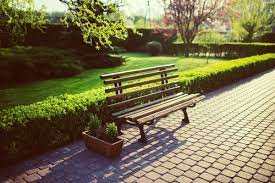
#> input picture photos/park.jpg, 275 x 183 px, found by its file name
$ python basic.py
#> lines starting #> are read from the running program, lines starting #| are printed output that depends on the picture; after the words box and inside, x2 and y2 are one past the last pixel; in counts of white or black regions, pixels touching at a corner belong together
import cv2 as cv

img = cv.imread('Photos/park.jpg')
#> img is the input picture: shape (183, 275, 3); mean B, G, R 79.1, 113.6, 122.2

cv.imshow('Park', img)

# Converting to grayscale from BGR
gray = cv.cvtColor(img, cv.COLOR_BGR2GRAY)
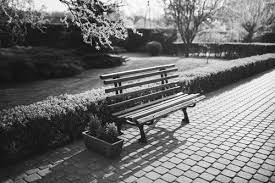
#> gray: shape (183, 275); min 2, max 253, mean 112.2
cv.imshow('Gray', gray)


# Blur modification used to enhance or fix defects in  an image as an example of one use.
# increase the blur effect by increasing the kernal size. (7,7) is much more blurry than (3,3)
blur = cv.GaussianBlur(img, (7,7), cv.BORDER_DEFAULT)
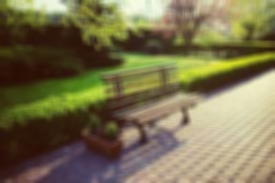
#> blur: shape (183, 275, 3); mean B, G, R 79.1, 113.6, 122.2
cv.imshow('Blur', blur)

# Edge Cascade
canny = cv.Canny(img, 125, 255)
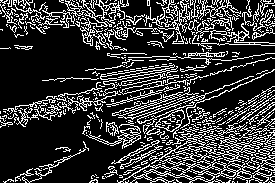
#> canny: shape (183, 275); 22.2% white in thin lines or dots
cv.imshow('Canny Edges', canny)

# we can also pass in previously modified files such as "blur" and this can hide some of the finer details in the canny edge image


# canny = cv.Canny(blur, 125, 255)
# cv.imshow('Canny', canny)


# dilating the images
dilated = cv.dilate(canny, (7,7), iterations=3)
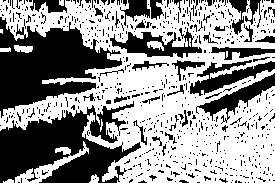
#> dilated: shape (183, 275); 57.2% white; 697 black regions (656 under 20 px), largest, box (x1, y1, x2, y2) and area: (0, 101, 141, 183) 6422, (0, 17, 122, 118) 6299, (190, 60, 275, 96) 1167
cv.imshow('Dilated', dilated)

# Eroding: used to restore an image after, for example, dilation.
eroded = cv.erode(dilated, (7,7), iterations=3)
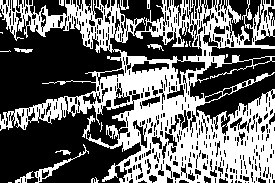
#> eroded: shape (183, 275); 41.3% white; 22 white regions (12 under 20 px), largest, box (x1, y1, x2, y2) and area: (0, 0, 275, 183) 20110, (34, 144, 89, 183) 242, (15, 171, 34, 183) 85
cv.imshow('Eroded', eroded)

# Resize, when you set the dsize it ignores the aspect ratio, interpolation is helpful when shrinking down
# to a size smaller than original dimensions, when resizing to larger than the original dimensions you would benefit
# from cv.INTER_CUBIC or cv.INTER_LINEAR, cubic is the slowest but best image quality
resized = cv.resize(img, (500,500), interpolation=cv.INTER_AREA)
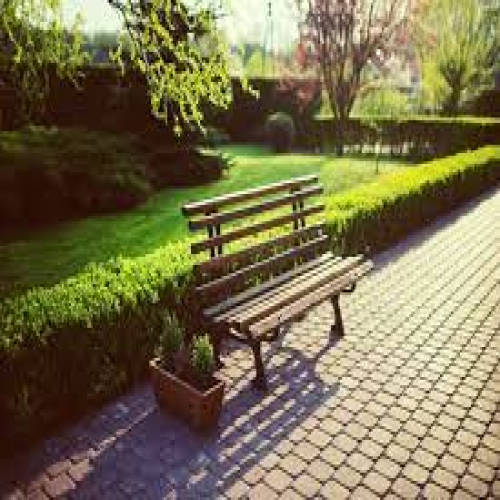
#> resized: shape (500, 500, 3); mean B, G, R 79.1, 113.6, 122.1
cv.imshow('Resized', resized)

# cropping: crop an image using array slicing
cropped = img[60:150, 100:200]
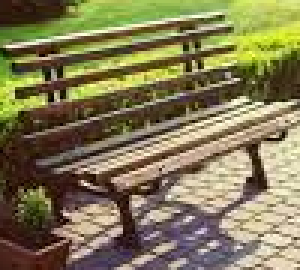
#> cropped: shape (90, 100, 3) (shown 3 times larger); mean B, G, R 84.5, 121.7, 130.5
cv.imshow('Cropped', cropped)


cv.waitKey(0)

$ run again, with photos/faces.jpg copied over photos/park.jpg
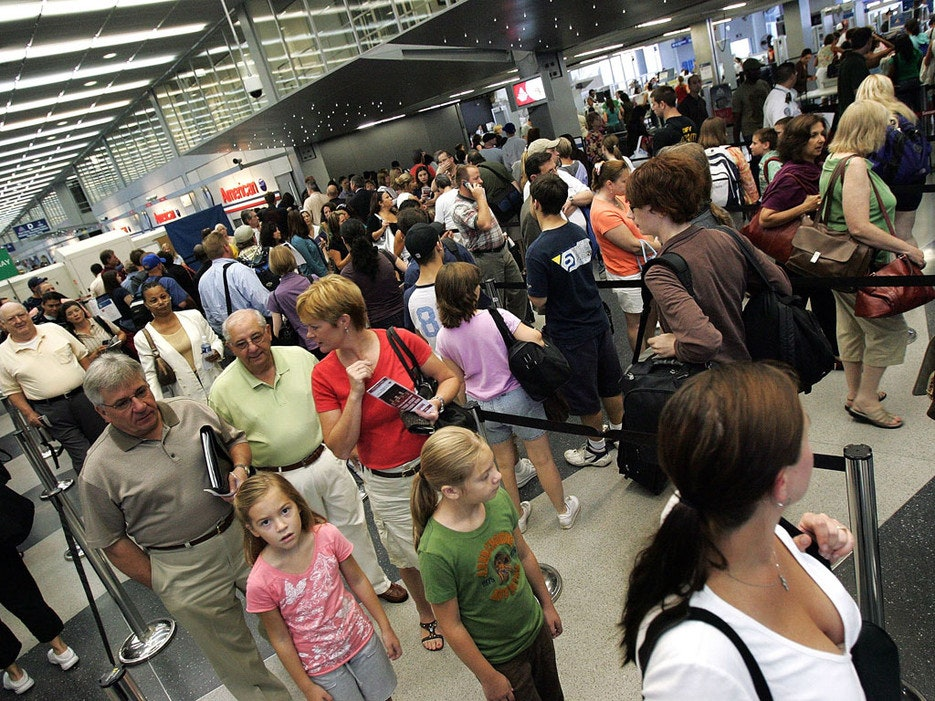
#> input picture photos/faces.jpg, 935 x 701 px, found by its file name
#> img is the input picture: shape (701, 935, 3); mean B, G, R 87.2, 97.6, 106.9
#> `canny = cv.Canny(img, 125, 255)`:
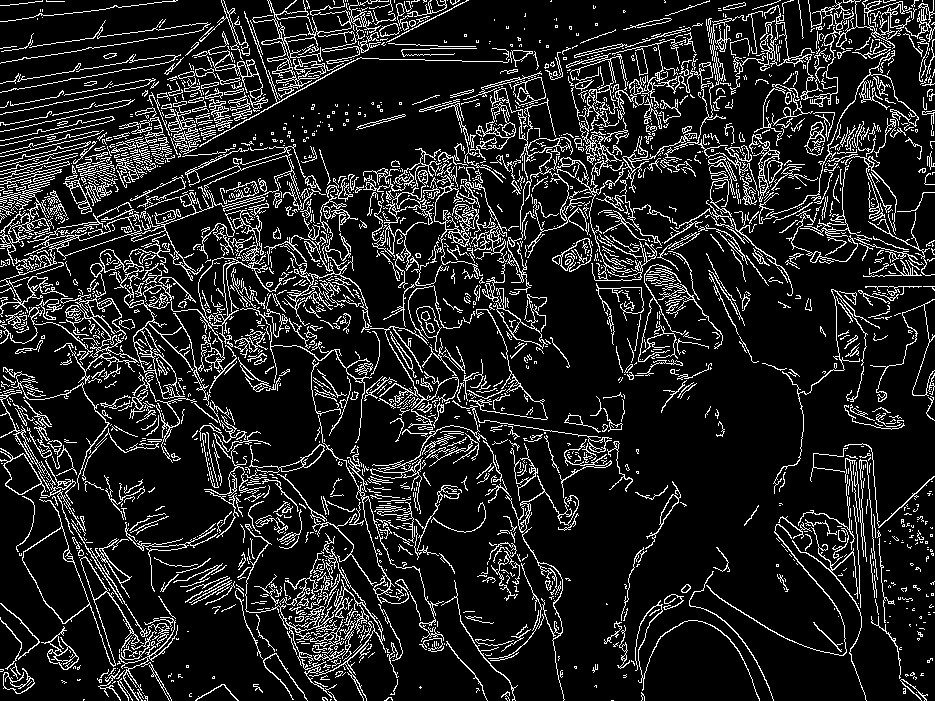
#> canny: shape (701, 935); 13.4% white in thin lines or dots
#> dilated: shape (701, 935); 33.7% white; 235 white regions (89 under 20 px), largest, box (x1, y1, x2, y2) and area: (0, 0, 935, 701) 192099, (689, 443, 935, 701) 6941, (762, 286, 922, 497) 3693
#> eroded: shape (701, 935); 20.4% white; 424 white regions (290 under 20 px), largest, box (x1, y1, x2, y2) and area: (0, 0, 935, 701) 111250, (762, 289, 922, 497) 2085, (635, 267, 723, 379) 2022
#> `cropped = img[60:150, 100:200]`:
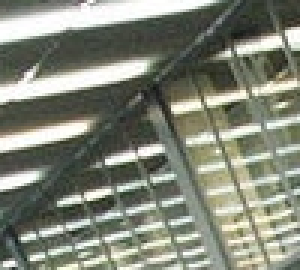
#> cropped: shape (90, 100, 3) (shown 3 times larger); mean B, G, R 120.1, 133.6, 129.8
